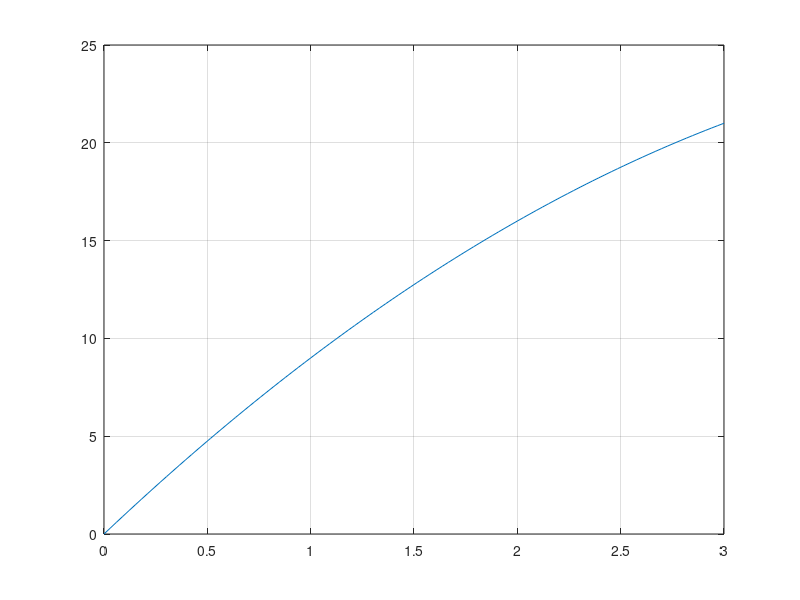

The MATLAB script that drew this image:
clear all, close all, clc

J = @(u)(25-(5-(u)).^2);

%J = @(Q)-0.461*(u.^3)*(Q.^3)-2.678*(u.^2)*(Q.^2)+29.433*u*Q+2.25;
%J = @(u)-0.461*(u.^3)-2.678*(u.^2)+29.433*u+2.25*;
%J = @(u)(-0.461*(u.^3)-2.678*(u.^2)+29.433*u+2.25*997*9.8*35)/1000;
%Q = 2; 
u = linspace(0, 3);

figure
plot(u, J(u))
grid